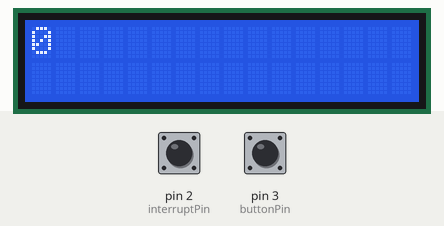
Simulated run of this sketch. Board: Arduino Uno, built with avr-gcc and run on an emulated ATmega328P. Parts: 16×2 character LCD. The inputs (shaded band) are chosen by the test bench; at power-on: pin 3 (buttonPin) HIGH, pin 2 (interruptPin) HIGH. What the sketch prints to the serial monitor is not drawn.

Above: at 1.6 s.
1.7 s: pin 3 (buttonPin) pulled LOW for 0.15 s
At 2.1 s:
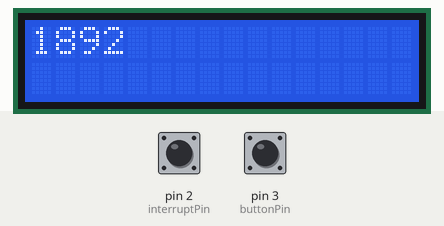
3.3 s: pin 2 (interruptPin) pulled LOW for 0.15 s
Timing chart, 0 to 6.3 s (numbered marks = the images above; inputs shaded):
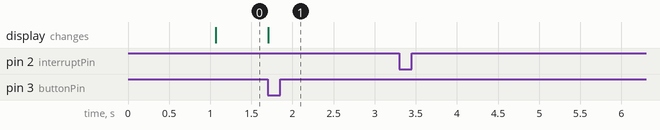

The sketch:

Windmill_Project.ino
```cpp
#include <LiquidCrystal.h>

LiquidCrystal lcd(8, 9, 10, 11, 12, 13);

//Pin labels
const int interruptPin = 2;

//Global variables
int breakCount = 0;
unsigned long startTime = 0;
unsigned long endTime = 0;
int rpm = 0;
int N = 0;
int Pout = 0;
int Pin = 0;
int nin = rpm;
int tin = 0;
int tout = 0;
int nout = 0;
int Gr = 8;
int Nmotor = 0;
int Pinmotor = 0;
int Nn = 0;

// Display Setting
int displaySetting = 1;
const int MAX_DISPLAYS = 3;
const int buttonPin = 3;
unsigned long lastDisplaySwitch = millis();
const int DISPLAY_DELAY = 250;

void setup() {
  // put your setup code here, to run once:
  lcd.begin(16, 2);
  lcd.display();

  pinMode(2, INPUT);
  attachInterrupt(digitalPinToInterrupt(interruptPin), broken, FALLING);

  pinMode(buttonPin, INPUT);
  attachInterrupt(digitalPinToInterrupt(buttonPin), changeDisplaySetting, FALLING);

  Serial.begin(9600);
}

void loop() {
  // put your main code here, to run repeatedly:
  delay(1000);
  displayLCD();

  if (breakCount >= 30){
    endTime = millis();
    rpm = (float(breakCount))/ (float(endTime)-float(startTime)) * 60000;

    Serial.print(rpm);
    Serial.println("RPM");
    breakCount = 0;
  }

  nout = float(Gr) * float(nin);
  tout = (float(nin) - 12800) / (-40);
  tin = (float(tout) * float(nout)) / (float(nin));
  Pin = (float(tin) * float(nin)) / 9549;
  if (tout <= 48){
   Nmotor = (-0.001618 * float(tout^2)) + (0.363542 * float(tout)) + 49.376500;
  }
  else (tout > 48); {
    Nmotor = float(-0.000434*(tout^2) - 0.072269*(tout) + 67.566800);
  }
  Pinmotor = float(-0.000428*(tout^2) +0.136943*(tout) + 0.000739);
  Pout = float(Nmotor) * float(Pinmotor);
  N = float(Pout) / float(Pin);
  Nn = N*100;
}

void broken() {
  if (breakCount == 0) {
    startTime = millis();
  }
  breakCount++;
  Serial.print(breakCount);
  Serial.println("BC");
}

void displayLCD(){
  switch(displaySetting){
    case 1:
      lcd.clear();
      lcd.print(rpm);
      break;
     case 2:
      lcd.clear();
      lcd.print(Pout);
      break;
     case 3:
      lcd.clear();
      lcd.print(Nn,"%");
      break;
     default:
      lcd.clear();
      lcd.print("Unknown Setting!");
  }
}

void changeDisplaySetting(){
  if(lastDisplaySwitch + DISPLAY_DELAY < millis()) {
    lastDisplaySwitch = millis();
    Serial.println("Switching display");
    displaySetting++;
    if(displaySetting > MAX_DISPLAYS) {
      displaySetting = 1;
    }
    displayLCD();
  }
}
```

Measured:
- after the input at 1.7 s, the display: changes at once (image 1)
- after the input at 3.3 s, every drawn part: stays the same
